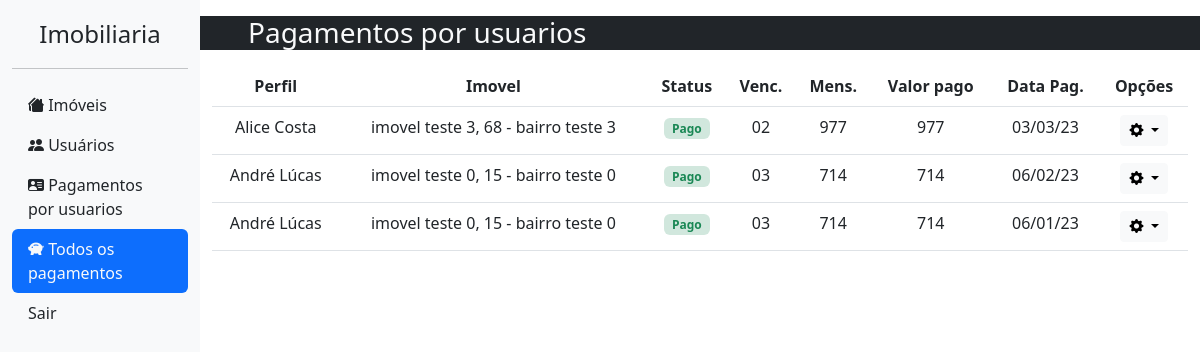
Before: /pagamento/listar-todos-os-pagamentos/ (signed in) with the older database file.
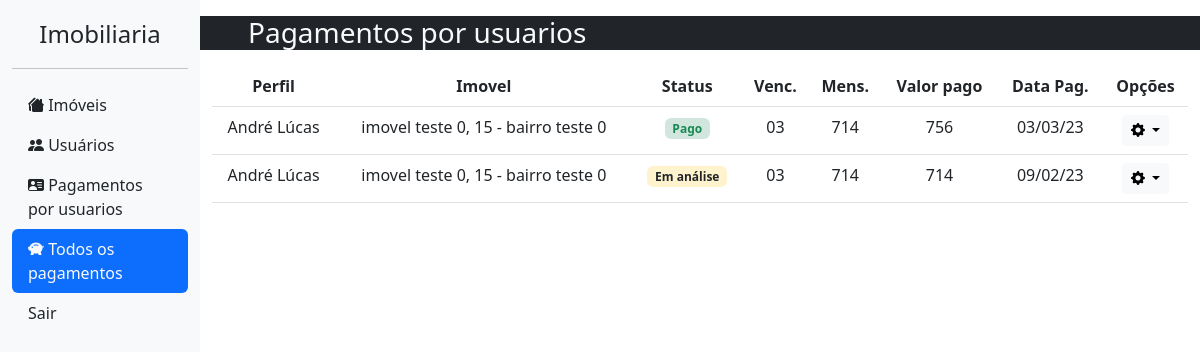
After: the same page with the newer database file.
### pagamento/models.py (models this page shows, shortened)
class Pagamento(models.Model):
    perfil = models.ForeignKey(Perfil, null=True, on_delete=models.SET_NULL, verbose_name="Usuario pagador")
    status = models.CharField(choices=STATUS_CHOICES, default="A", max_length=20,  verbose_name="Status do pagamento")
    valor_pago = models.CharField(null = True, max_length=10, verbose_name="Valor pago")
    data = models.DateField(null=True, blank=True, verbose_name="Data do pagamento")

### usuario/models.py (models this page shows, shortened)
class Perfil(models.Model):
    cpf = models.CharField(max_length=14, null=True)
    nome_completo = models.CharField(max_length=50, null=True, verbose_name="Nome completo")
    data_nascimento = models.DateField(max_length=10, null=True, blank=True, verbose_name="Data de nascimento")
    telefone = models.CharField(max_length=16, null=True, verbose_name="Telefone para contato")
    data_entrada_imovel = models.DateField(auto_now_add=True, editable=True, verbose_name="Data de entrada no imovel")
    usuario = models.OneToOneField(User, blank=True, on_delete=models.CASCADE)
    imovel = models.OneToOneField(Imovel, null=True, blank=True, on_delete=models.SET_NULL)
    def __str__(self) -> str:
        return self.nome_completo

### imobiliaria/models.py (models this page shows, shortened)
class Imovel(models.Model):
    nome = models.CharField(max_length=50, blank=True, verbose_name='Nome do imóvel / vila / condominio')
    cep = models.CharField(max_length=9, blank=True, verbose_name= 'CEP')
    endereco = models.CharField(max_length=100, blank=True, verbose_name= 'Endereço')
    numero = models.CharField(max_length=100, blank=True, verbose_name= 'Numero')
    bairro = models.CharField(max_length=100, blank=True, verbose_name= 'Bairro')
    cidade = models.CharField(max_length=100, blank=True, verbose_name= 'Cidade')
    uf = models.CharField(max_length=2, blank=True, verbose_name= 'UF')
    mensalidade = models.CharField(max_length=10, blank=True, verbose_name='Mensalidade R$')
    vencimento = models.IntegerField(default=10, verbose_name="Dia do vencimento da mensalidade")
    disponibilidade = models.BooleanField(default=True, verbose_name="Disponibilidade")
    def __str__(self) -> str:
        nome = ''
        if self.nome:
            nome = self.nome
        else:
            nome = self.endereco
        return f'{nome}, {self.numero} - {self.bairro}'

### pagamento/views.py (the view)
# urls.py: path('listar-todos-os-pagamentos/', listar_pagamentos, name='listar-todos-os-pagamentos'),
@login_required
@staff_member_required
def listar_pagamentos(request):
    context = {}
    pagamentos = Pagamento.objects.all().order_by('-data')
    context['pagamentos'] = pagamentos
    return render(request, 'views/listar-todos-pagamentos.html', context)

### pagamento/templates/views/listar-todos-pagamentos.html (shortened to what this page needs)
{% extends 'base.html' %}
{% block content %}
<div class="row d-sm-none d-lg-block bg-dark text-light mb-3">
    <h3 class="ps-5">Pagamentos por usuarios</h3>
</div>
<div class="table-responsive">
    <table class="table table-hover text-center">
        <thead>
            <tr>
                <th scope="col">Perfil</th>
                <th scope="col">Imovel</th>
                <th scope="col">Status</th>
                <th scope="col">Venc.</th>
                <th scope="col">Mens.</th>
                <th scope="col">Valor pago</th>
                <th scope="col">Data Pag.</th>
                <th scope="col">Opções</th>
            </tr>
        </thead>
        <tbody>
            {% for pagamento in pagamentos %}
            <tr>
                <td>{{pagamento.perfil}}</td>
                <td>
                    {% if pagamento.perfil.imovel%}
                        <span>{{pagamento.perfil.imovel}}</span>
                    {% else %}
                    <span class="badge bg-danger-subtle text-danger">Despejado</span>
                    {% endif %}
                </td>
                <td>
                    {% if pagamento.status == "P" %}
                    <span class="badge bg-success-subtle text-success">Pago</span>
                    {% elif pagamento.status == "A" %}
                    <span class="badge bg-warning-subtle text-dark">Em análise</span>
                    {% else %}
                    <span class="badge bg-danger-subtle text-danger">Aguardando</span>
                    {% endif %}
                </td>
                <td>
                    {% if pagamento.perfil.imovel.vencimento > 9 %}
                        {{ pagamento.perfil.imovel.vencimento }}
                    {% else %}
                        0{{pagamento.perfil.imovel.vencimento}}
                    {% endif %}
                </td>
                <td>{{pagamento.perfil.imovel.mensalidade}}</td>
                <td>{{pagamento.valor_pago}}</td>
                <td>{{pagamento.data|date:"d/m/y"}}</td>
                <td>
                    <div class="dropdown">
                        <button type="button" class="btn btn-sm btn-light dropdown-toggle" data-bs-toggle="dropdown">
                            <i class="bi bi-gear-fill"></i>
                        </button>
                    </div>
                </td>
            </tr>
            {% endfor %}
        </tbody>
    </table>
</div>
{% endblock %}

### core/templates/base.html (shortened to what this page needs)
{% load static %}
<!DOCTYPE html>
<html lang="pt-br">
<head>
    <link rel="stylesheet" href="{% static 'css/bootstrap.min.css' %}">
    <link rel="stylesheet" href="{% static 'fa/css/all.min.css' %}">
    <link rel="stylesheet" href="{% static 'css/login.css' %}">
    <link rel="stylesheet" href="{% static 'css/mobile.css' %}">
    <link rel="stylesheet" href="https://cdn.jsdelivr.net/npm/bootstrap-icons@1.10.3/font/bootstrap-icons.css">
</head>
<body>
    <div class="container-fluid h-100">
        <div class="row" id="row-conteudo-principal">
            <div class="col-2 d-sm-none d-lg-block bg-light pt-3">
                <div class="row text-center">
                    <a href="{% url 'indeximobiliaria' %}" class="link-dark text-decoration-none">
                        <span class="fs-4">Imobiliaria</span>
                    </a>
                </div>
                <hr>
                <ul class="nav nav-pills flex-column mb-auto">
                    {% if user.is_staff %}
                    <li>
                        <a href="{% url 'listarimoveis' %}" class="nav-link {% if 'imobiliaria' in request.path %}active link-light{% else %}link-dark{% endif %}">
                            <i class="bi bi-houses-fill"></i>
                            Imóveis
                        </a>
                    </li>
                    <li>
                        <a href="{% url 'listarusuarios' %}" class="nav-link {% if '/usuario/' in request.path %}active link-light{% else %}link-dark{% endif %}">
                            <i class="bi bi-people-fill"></i>
                            Usuários
                        </a>
                    </li>
                    <li>
                        <a href="{% url 'listar-pagamentos-por-usuarios' %}" class="nav-link {% if 'listar-pagamentos-por-usuarios' in request.path %}active link-light{% else %}link-dark{% endif %}">
                            <i class="bi bi-person-vcard-fill"></i>
                            Pagamentos por usuarios
                        </a>
                    </li>
                    <li>
                        <a href="{% url 'listar-todos-os-pagamentos' %}" class="nav-link {% if 'o/listar-todos-os-pagamentos/' in request.path %}active link-light{% else %}link-dark{% endif %}">
                            <i class="bi bi-piggy-bank-fill"></i>
                            Todos os pagamentos
                        </a>
                    </li>
                    <li>
                        <a href="{% url 'logout' %}" class="nav-link link-dark">Sair</a>
                    </li>
                    {% endif %}
                </ul>
            </div>
            <div class="col-sm-12 col-lg-10 pt-3">
                {% block content %}
                {% endblock %}
            </div>
        </div>
    </div>
</body>
</html>

### core/static/css/login.css (style rules this page uses)
html, body { height: 100%; margin: 0; }

### core/static/css/mobile.css (style rules this page uses)
#row-conteudo-principal { height: 100%; }

Changed rows visible on the page:
removed Pagamento: perfil "Alice Costa", perfil.imovel "imovel teste 3, 68 - bairro teste 3", status "Pago", perfil.imovel.vencimento "2", perfil.imovel.mensalidade "977", valor_pago "977", data "03/03/23"
removed Pagamento: perfil "André Lúcas", perfil.imovel "imovel teste 0, 15 - bairro teste 0", status "Pago", perfil.imovel.vencimento "3", perfil.imovel.mensalidade "714", valor_pago "714", data "06/02/23"
removed Pagamento: perfil "André Lúcas", perfil.imovel "imovel teste 0, 15 - bairro teste 0", status "Pago", perfil.imovel.vencimento "3", perfil.imovel.mensalidade "714", valor_pago "714", data "06/01/23"
added Pagamento: perfil "André Lúcas", perfil.imovel "imovel teste 0, 15 - bairro teste 0", status "Pago", perfil.imovel.vencimento "3", perfil.imovel.mensalidade "714", valor_pago "756", data "03/03/23"
added Pagamento: perfil "André Lúcas", perfil.imovel "imovel teste 0, 15 - bairro teste 0", status "Em análise", perfil.imovel.vencimento "3", perfil.imovel.mensalidade "714", valor_pago "714", data "09/02/23"
